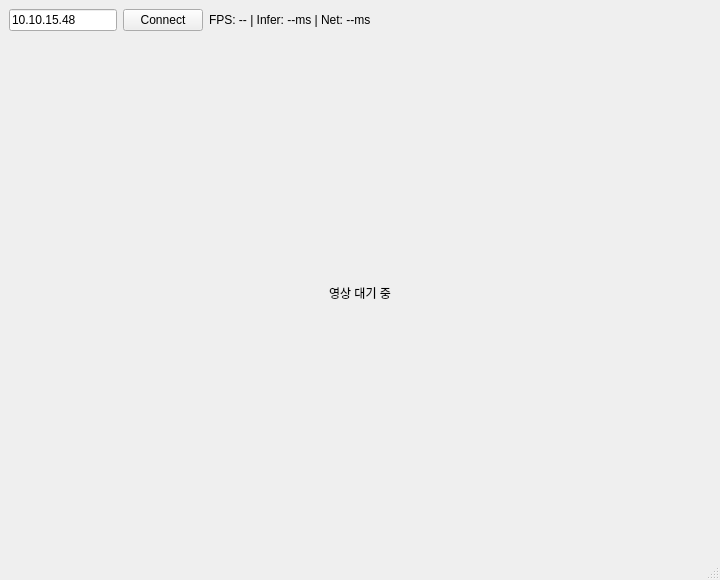
<?xml version="1.0" encoding="UTF-8"?>
<ui version="4.0">
 <class>MainWindow</class>
 <widget class="QMainWindow" name="MainWindow">
  <property name="geometry">
   <rect>
    <x>0</x>
    <y>0</y>
    <width>720</width>
    <height>580</height>
   </rect>
  </property>
  <property name="windowTitle">
   <string>Jetson Stream Test</string>
  </property>
  <widget class="QWidget" name="centralwidget">
   <layout class="QVBoxLayout" name="verticalLayout" stretch="0,1">
    <item>
     <layout class="QHBoxLayout" name="horizontalLayout" stretch="0,0,0,1">
      <item>
       <widget class="QLineEdit" name="edtIp">
        <property name="text">
         <string>10.10.15.48</string>
        </property>
       </widget>
      </item>
      <item>
       <widget class="QPushButton" name="btnConnect">
        <property name="text">
         <string>Connect</string>
        </property>
       </widget>
      </item>
      <item>
       <widget class="QLabel" name="lblInfo">
        <property name="text">
         <string>FPS: -- | Infer: --ms | Net: --ms</string>
        </property>
       </widget>
      </item>
      <item>
       <spacer name="horizontalSpacer">
        <property name="orientation">
         <enum>Qt::Orientation::Horizontal</enum>
        </property>
        <property name="sizeHint" stdset="0">
         <size>
          <width>40</width>
          <height>20</height>
         </size>
        </property>
       </spacer>
      </item>
     </layout>
    </item>
    <item>
     <widget class="QLabel" name="lblVideo">
      <property name="sizePolicy">
       <sizepolicy hsizetype="Expanding" vsizetype="Expanding">
        <horstretch>0</horstretch>
        <verstretch>0</verstretch>
       </sizepolicy>
      </property>
      <property name="text">
       <string>영상 대기 중</string>
      </property>
      <property name="alignment">
       <set>Qt::AlignmentFlag::AlignCenter</set>
      </property>
     </widget>
    </item>
   </layout>
  </widget>
  <widget class="QMenuBar" name="menubar">
   <property name="geometry">
    <rect>
     <x>0</x>
     <y>0</y>
     <width>720</width>
     <height>21</height>
    </rect>
   </property>
  </widget>
  <widget class="QStatusBar" name="statusbar"/>
 </widget>
 <resources/>
 <connections/>
</ui>
